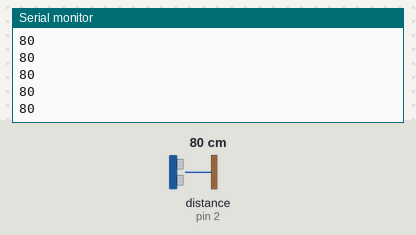
The sketch below on a simulated Arduino Uno, built with avr-gcc and run on an emulated ATmega328P. On the bench: the last lines printed to the serial monitor. The inputs (shaded band) are chosen by the test bench; at power-on: distance to the obstacle (sensor on pin 2) 80 cm. The echo pulse lasts 58.3 µs per cm.

Above: at 1.2 s.
1.3 s: distance to the obstacle (sensor on pin 2) set to 2 cm
At 1.38 s:
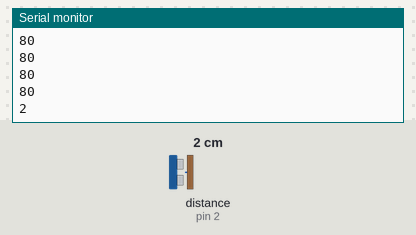
2.8 s: distance to the obstacle (sensor on pin 2) set to 4 cm
At 2.89 s:
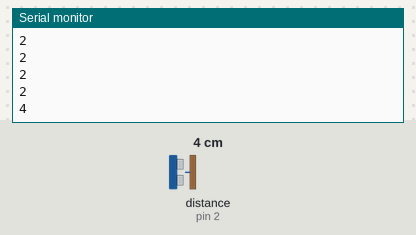
Timing chart, 0 to 5.8 s (numbered marks = the images above; inputs shaded):
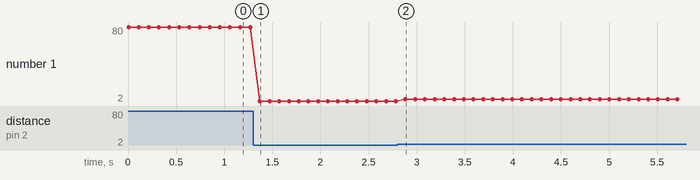

The sketch:

11.2.fridgeMonitor.ino
```cpp
/*
  Author:
  Learning Intention: Students will build a monitoring system that watches
  conditions and raises alerts, like the guardian inside a smart fridge

  The build: FRIDGE MONITOR
  1. Calibrate the light sensor FIRST (see below), then set your threshold
  2. The light sensor detects the door opening (light floods into a dark fridge)
  3. If the door stays open longer than 10 seconds, sound the buzzer and flash
     the LED until the door closes
  4. Keep the loop non-blocking: use the millis() pattern for the alarm flash
     AND the Serial Plotter output (no delay() anywhere)
  5. Plot the light level and door state so you can watch your threshold work

  Calibration (why: every bench is different):
    Ambient light, sensor tolerance and how enclosed your "fridge" is all
    change the raw readings, so a threshold that works for one build fails on
    another. Upload a bare reader first:
        void setup() { Serial.begin(115200); }
        void loop()  { Serial.println(analogRead(A3)); delay(50); }
    Watch the Serial Plotter. Record the covered (door closed) and uncovered
    (door open) values, set your threshold roughly halfway between them, and
    keep both measurements as a comment: evidence the number is not a guess.

  Student Notes:
  1. Make sure you include a flowchart of your logic
  2. Stretch goal: add a second sensor (Temp & Humidity I2C) or an OLED dashboard

  Suggested Grove ports: Light A3, Buzzer D5, LED D6
*/

#include <Ultrasonic.h>

Ultrasonic ultrasonic(2);   // Grove 3-pin sensor: trigger and echo share D2

void setup() {
  Serial.begin(115200);
}

void loop() {
  int distance = ultrasonic.read();   // distance in cm
  Serial.println(distance);
  delay(100);
}
```

Measured:
- after the input at 1.3 s, the serial monitor: prints a new line after 0.07 s (image 1)
- after the input at 2.8 s, the serial monitor: prints a new line after 0.08 s (image 2)
- plotted number 1: 80 → 2 after the input at 1.3 s, 2 → 4 after the input at 2.8 s
